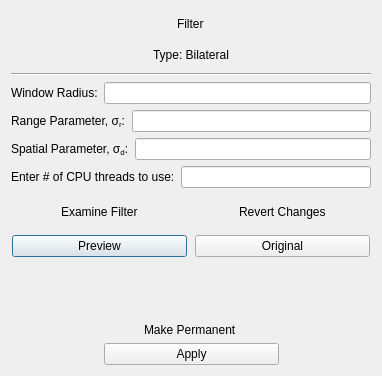
<?xml version="1.0" encoding="UTF-8"?>
<ui version="4.0">
 <class>BilateralFilt</class>
 <widget class="QDialog" name="BilateralFilt">
  <property name="geometry">
   <rect>
    <x>0</x>
    <y>0</y>
    <width>382</width>
    <height>376</height>
   </rect>
  </property>
  <property name="windowTitle">
   <string>Process</string>
  </property>
  <layout class="QGridLayout" name="gridLayout">
   <item row="0" column="0">
    <layout class="QVBoxLayout" name="verticalLayout">
     <item alignment="Qt::AlignHCenter">
      <widget class="QLabel" name="randFiberGenerationsLabel">
       <property name="minimumSize">
        <size>
         <width>0</width>
         <height>20</height>
        </size>
       </property>
       <property name="maximumSize">
        <size>
         <width>16777215</width>
         <height>25</height>
        </size>
       </property>
       <property name="styleSheet">
        <string notr="true">font: 75 16pt &quot;Serif&quot;;</string>
       </property>
       <property name="text">
        <string>Filter</string>
       </property>
      </widget>
     </item>
     <item alignment="Qt::AlignHCenter">
      <widget class="QLabel" name="randFiberGenerationsLabel_2">
       <property name="minimumSize">
        <size>
         <width>0</width>
         <height>20</height>
        </size>
       </property>
       <property name="maximumSize">
        <size>
         <width>16777215</width>
         <height>25</height>
        </size>
       </property>
       <property name="styleSheet">
        <string notr="true">font: 75 11pt &quot;Serif&quot;;</string>
       </property>
       <property name="text">
        <string>Type: Bilateral</string>
       </property>
      </widget>
     </item>
     <item>
      <widget class="Line" name="line">
       <property name="orientation">
        <enum>Qt::Horizontal</enum>
       </property>
      </widget>
     </item>
     <item>
      <layout class="QHBoxLayout" name="horizontalLayout_3">
       <item>
        <widget class="QLabel" name="xSizeLabel">
         <property name="styleSheet">
          <string notr="true">font: 75 11pt &quot;Serif&quot;;</string>
         </property>
         <property name="text">
          <string>Window Radius:</string>
         </property>
        </widget>
       </item>
       <item>
        <widget class="QLineEdit" name="radiusEdit">
         <property name="text">
          <string/>
         </property>
        </widget>
       </item>
      </layout>
     </item>
     <item>
      <layout class="QHBoxLayout" name="horizontalLayout_2">
       <item>
        <widget class="QLabel" name="rangeParameterLabel">
         <property name="styleSheet">
          <string notr="true">font: 75 11pt &quot;Serif&quot;;</string>
         </property>
         <property name="text">
          <string>&lt;html&gt;&lt;head/&gt;&lt;body&gt;&lt;p&gt;Range Parameter, σ&lt;span style=&quot; vertical-align:sub;&quot;&gt;r&lt;/span&gt;:&lt;/p&gt;&lt;/body&gt;&lt;/html&gt;</string>
         </property>
        </widget>
       </item>
       <item>
        <widget class="QLineEdit" name="rangeParameterEdit"/>
       </item>
      </layout>
     </item>
     <item>
      <layout class="QHBoxLayout" name="horizontalLayout">
       <item>
        <widget class="QLabel" name="spatialParameterLabel">
         <property name="styleSheet">
          <string notr="true">font: 75 11pt &quot;Serif&quot;;</string>
         </property>
         <property name="text">
          <string>&lt;html&gt;&lt;head/&gt;&lt;body&gt;&lt;p&gt;Spatial Parameter, σ&lt;span style=&quot; vertical-align:sub;&quot;&gt;d&lt;/span&gt;:&lt;/p&gt;&lt;/body&gt;&lt;/html&gt;</string>
         </property>
        </widget>
       </item>
       <item>
        <widget class="QLineEdit" name="spatialParamEdit"/>
       </item>
      </layout>
     </item>
     <item>
      <layout class="QHBoxLayout" name="horizontalLayout_6">
       <item>
        <widget class="QLabel" name="numThreadsLabel">
         <property name="whatsThis">
          <string>&lt;html&gt;&lt;head/&gt;&lt;body&gt;&lt;p&gt;Enter 0 to utilize all of the cores on your CPU for the application. Otherwise specify a value from [1, Max on your CPU].&lt;/p&gt;&lt;/body&gt;&lt;/html&gt;</string>
         </property>
         <property name="styleSheet">
          <string notr="true">font: 11pt &quot;Serif&quot;;</string>
         </property>
         <property name="text">
          <string>Enter # of CPU threads to use:</string>
         </property>
        </widget>
       </item>
       <item>
        <widget class="QLineEdit" name="numThreadsEdit">
         <property name="whatsThis">
          <string>&lt;html&gt;&lt;head/&gt;&lt;body&gt;&lt;p&gt;Enter 0 to utilize all of the cores on your CPU for the application. Otherwise specify a value from [1, Max on your CPU].&lt;/p&gt;&lt;/body&gt;&lt;/html&gt;</string>
         </property>
         <property name="text">
          <string/>
         </property>
        </widget>
       </item>
      </layout>
     </item>
     <item>
      <layout class="QHBoxLayout" name="horizontalLayout_4">
       <item>
        <layout class="QVBoxLayout" name="verticalLayout_2">
         <item alignment="Qt::AlignHCenter">
          <widget class="QLabel" name="label">
           <property name="whatsThis">
            <string>&lt;html&gt;&lt;head/&gt;&lt;body&gt;&lt;p&gt;User can preview the Bilateral filter prior to deciding whether to permanently alter the grayscale workspace.&lt;/p&gt;&lt;/body&gt;&lt;/html&gt;</string>
           </property>
           <property name="styleSheet">
            <string notr="true">font: 75 11pt &quot;Serif&quot;;</string>
           </property>
           <property name="text">
            <string>Examine Filter</string>
           </property>
          </widget>
         </item>
         <item alignment="Qt::AlignHCenter">
          <widget class="QPushButton" name="previewButton">
           <property name="minimumSize">
            <size>
             <width>175</width>
             <height>0</height>
            </size>
           </property>
           <property name="whatsThis">
            <string>&lt;html&gt;&lt;head/&gt;&lt;body&gt;&lt;p&gt;User can preview the Bilateral filter prior to deciding whether to permanently alter the grayscale workspace.&lt;/p&gt;&lt;/body&gt;&lt;/html&gt;</string>
           </property>
           <property name="styleSheet">
            <string notr="true">font: 75 11pt &quot;Serif&quot;;</string>
           </property>
           <property name="text">
            <string>Preview</string>
           </property>
          </widget>
         </item>
        </layout>
       </item>
       <item>
        <layout class="QVBoxLayout" name="verticalLayout_4">
         <item alignment="Qt::AlignHCenter">
          <widget class="QLabel" name="label_2">
           <property name="whatsThis">
            <string>&lt;html&gt;&lt;head/&gt;&lt;body&gt;&lt;p&gt;User can revert the previewed filter back to the original grayscale workspace.&lt;/p&gt;&lt;/body&gt;&lt;/html&gt;</string>
           </property>
           <property name="styleSheet">
            <string notr="true">font: 75 11pt &quot;Serif&quot;;</string>
           </property>
           <property name="text">
            <string>Revert Changes</string>
           </property>
          </widget>
         </item>
         <item alignment="Qt::AlignHCenter">
          <widget class="QPushButton" name="originalButton">
           <property name="minimumSize">
            <size>
             <width>175</width>
             <height>0</height>
            </size>
           </property>
           <property name="styleSheet">
            <string notr="true">font: 75 11pt &quot;Serif&quot;;</string>
           </property>
           <property name="text">
            <string>Original</string>
           </property>
          </widget>
         </item>
        </layout>
       </item>
      </layout>
     </item>
     <item>
      <spacer name="verticalSpacer">
       <property name="orientation">
        <enum>Qt::Vertical</enum>
       </property>
       <property name="sizeType">
        <enum>QSizePolicy::Fixed</enum>
       </property>
       <property name="sizeHint" stdset="0">
        <size>
         <width>20</width>
         <height>40</height>
        </size>
       </property>
      </spacer>
     </item>
     <item>
      <layout class="QVBoxLayout" name="verticalLayout_3">
       <item alignment="Qt::AlignHCenter|Qt::AlignBottom">
        <widget class="QLabel" name="label_3">
         <property name="styleSheet">
          <string notr="true">font: 75 11pt &quot;Serif&quot;;</string>
         </property>
         <property name="text">
          <string>Make Permanent</string>
         </property>
        </widget>
       </item>
       <item>
        <layout class="QHBoxLayout" name="horizontalLayout_5">
         <item>
          <spacer name="horizontalSpacer_2">
           <property name="orientation">
            <enum>Qt::Horizontal</enum>
           </property>
           <property name="sizeHint" stdset="0">
            <size>
             <width>40</width>
             <height>20</height>
            </size>
           </property>
          </spacer>
         </item>
         <item>
          <widget class="QPushButton" name="applyButton">
           <property name="minimumSize">
            <size>
             <width>175</width>
             <height>0</height>
            </size>
           </property>
           <property name="styleSheet">
            <string notr="true">font: 75 11pt &quot;Serif&quot;;</string>
           </property>
           <property name="text">
            <string>Apply</string>
           </property>
          </widget>
         </item>
         <item>
          <spacer name="horizontalSpacer">
           <property name="orientation">
            <enum>Qt::Horizontal</enum>
           </property>
           <property name="sizeHint" stdset="0">
            <size>
             <width>40</width>
             <height>20</height>
            </size>
           </property>
          </spacer>
         </item>
        </layout>
       </item>
      </layout>
     </item>
    </layout>
   </item>
  </layout>
 </widget>
 <resources/>
 <connections/>
</ui>
